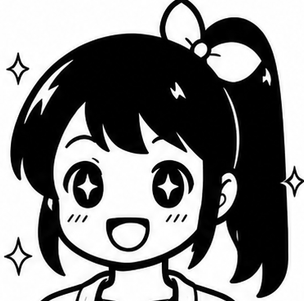
#> input picture art/emotion/excited.png, 304 x 301 px
$ python convert_outfit_predit.py ../../../art/emotion/excited.png
#> lines starting #> are read from the running program, lines starting #| are printed output that depends on the picture
#!/usr/bin/env python3
"""
Aura outfit offline pre-dithering tool  — v2
==================================================
Generates 6 candidate 1-bit outfit atlases from a transparent PNG.

WHY THIS EXISTS
---------------
The current converter stores grayscale pixels; the ESP32 firmware applies
Floyd-Steinberg dithering every render frame.  On a reflective 1-bit LCD the
dense half-tone noise looks muddy — especially pale anime watercolour fills
and thin antialiased outlines.

This tool pre-dithers offline so the stored .bin already contains only
0x00 (black) / 0xFE (white) / 0xFF (transparent).  When the firmware's
existing dither_character_to_graybuf() reads those values the quantisation
error is always 0, making it a no-op.  Zero firmware changes required.

DITHER MODES
------------
1. thresh128        Plain threshold at 128
2. thresh_boost     Gamma-darken (γ=1.6) then threshold — pulls thin lines to black
3. bayer4           4×4 Bayer ordered dither
4. bayer8           8×8 Bayer ordered dither
5. hybrid_soft      Dark ≤80→black, bright ≥200→white, midtones via Bayer-8
6. hybrid_ink       Dark ≤100→black, bright ≥220→white, midtones via Bayer-8
                    (most aggressive line preservation — recommended for anime art)

OUTPUT (per mode)
-----------------
  outfits/<name>_<mode>.bin        firmware-compatible atlas (.bin)
  outfits/preview_<mode>.png       9-pose preview at 1:1 screen pixels
  outfits/preview_<mode>_scene.png  single pose 4 composited on mock scene

Additionally a side-by-side comparison sheet is written:
  outfits/comparison_pose4.png     all 6 modes of pose 4 in one image

BINARY FORMAT (unchanged from current firmware)
------------------------------------------------
  uint32_le width   (= ATLAS_COLS * POSE_W)
  uint32_le height  (= ATLAS_ROWS * POSE_H)
  raw 8-bit pixels  — 0xFF transparent, 0xFE white, 0x00 black

USAGE
-----
  python3 convert_outfit_predit.py <source.png> [--out-dir <dir>] [--pose-w 200] [--pose-h 300]

Default output dir is firmware/esp32/assets/outfits/candidates/.
"""
from __future__ import annotations

import argparse
import struct
from pathlib import Path

import numpy as np
from PIL import Image

# ---------------------------------------------------------------------------
# Atlas / pose constants (match firmware)
# ---------------------------------------------------------------------------
ATLAS_COLS = 3
ATLAS_ROWS = 3
DEFAULT_POSE_W = 200
DEFAULT_POSE_H = 300

# ---------------------------------------------------------------------------
# Bayer matrices (normalised to 0–255 threshold values)
# ---------------------------------------------------------------------------
_BAYER4_RAW = np.array([
    [ 0,  8,  2, 10],
    [12,  4, 14,  6],
    [ 3, 11,  1,  9],
    [15,  7, 13,  5],
], dtype=np.float32)
BAYER4 = (_BAYER4_RAW + 0.5) / 16.0 * 255.0  # 0–255 thresholds

_BAYER8_RAW = np.array([
    [ 0, 32,  8, 40,  2, 34, 10, 42],
    [48, 16, 56, 24, 50, 18, 58, 26],
    [12, 44,  4, 36, 14, 46,  6, 38],
    [60, 28, 52, 20, 62, 30, 54, 22],
    [ 3, 35, 11, 43,  1, 33,  9, 41],
    [51, 19, 59, 27, 49, 17, 57, 25],
    [15, 47,  7, 39, 13, 45,  5, 37],
    [63, 31, 55, 23, 61, 29, 53, 21],
], dtype=np.float32)
BAYER8 = (_BAYER8_RAW + 0.5) / 64.0 * 255.0  # 0–255 thresholds


# ---------------------------------------------------------------------------
# Dithering functions  (input: np.float32 array H×W in [0,255], alpha H×W bool)
# returns:  np.uint8 H×W where 0=black, 254=white, 255=transparent
# ---------------------------------------------------------------------------

def _to_firmware_pixel(bits: np.ndarray, alpha: np.ndarray) -> np.ndarray:
    """
    bits:  bool array (True=black, False=white)
    alpha: bool array (True=visible)
    returns uint8: 0=black, 0xFE=white, 0xFF=transparent
    """
    result = np.full(bits.shape, 0xFF, dtype=np.uint8)
    result[alpha & bits]  = 0x00
    result[alpha & ~bits] = 0xFE
    return result


def dither_thresh128(luma: np.ndarray, alpha: np.ndarray) -> np.ndarray:
    """Plain threshold at 128."""
    return _to_firmware_pixel(luma < 128, alpha)


# [14 lines left out: functions dither_thresh_boost, _bayer_dither, not called in this run]


def dither_bayer4(luma: np.ndarray, alpha: np.ndarray) -> np.ndarray:
    return _bayer_dither(luma, alpha, BAYER4)


def dither_bayer8(luma: np.ndarray, alpha: np.ndarray) -> np.ndarray:
    return _bayer_dither(luma, alpha, BAYER8)


# [19 lines left out: function _hybrid_dither, not called in this run]


def dither_hybrid_soft(luma: np.ndarray, alpha: np.ndarray) -> np.ndarray:
    """black≤80, white≥200, midtones Bayer-8."""
    return _hybrid_dither(luma, alpha, 80.0, 200.0, BAYER8)


def dither_hybrid_ink(luma: np.ndarray, alpha: np.ndarray) -> np.ndarray:
    """black≤100, white≥220, midtones Bayer-8.  Most ink-like for anime art."""
    return _hybrid_dither(luma, alpha, 100.0, 220.0, BAYER8)


MODES: dict[str, callable] = {
    "thresh128":    dither_thresh128,
    "thresh_boost": dither_thresh_boost,
    "bayer4":       dither_bayer4,
    "bayer8":       dither_bayer8,
    "hybrid_soft":  dither_hybrid_soft,
    "hybrid_ink":   dither_hybrid_ink,
}


# ---------------------------------------------------------------------------
# Source art loading helpers
# ---------------------------------------------------------------------------

def load_and_crop(src_path: Path, pose_w: int, pose_h: int):
    """
    Load a 3×3 pose sheet PNG, compute shared crop + scale (same logic as
    convert_outfit_sheet.py so character size stays consistent), return a list
    of 9 (luma_arr, alpha_arr) tuples at (pose_h, pose_w) shape.
    """
#> called with pose_w = 200, pose_h = 300
    src = Image.open(src_path).convert("RGBA")
    cw = src.width  // ATLAS_COLS
#> cw = 101
    ch = src.height // ATLAS_ROWS
#> ch = 100

    # --- shared crop bbox from alpha channel ---
    bboxes = []
    for row in range(ATLAS_ROWS):
        for col in range(ATLAS_COLS):
            cell = src.crop((col * cw, row * ch, (col + 1) * cw, (row + 1) * ch))
            alpha = cell.getchannel("A")
            lo, hi = alpha.getextrema()
            if hi <= 10:
                continue
            mask = alpha.point(lambda v: 255 if v >= 16 else 0)
            bbox = mask.getbbox()
            if bbox:
                bboxes.append(bbox)
#> after the loop, bboxes = [(0, 0, 101, 100), (0, 0, 101, 100), (0, 0, 101, 100), (0, 0, 101, 100), (0, 0, 101, 100), (0, 0, 101, 100), (0, 0, 101, 100), (0, 0, 101, 100), (0, 0, 101, 100)]

    if not bboxes:
        raise ValueError("No visible alpha content found in source PNG")

    # expand 12px each side, clamp to cell bounds
    src_crop = (
        max(0, min(b[0] for b in bboxes) - 12),
        max(0, min(b[1] for b in bboxes) - 12),
        min(cw, max(b[2] for b in bboxes) + 12),
        min(ch, max(b[3] for b in bboxes) + 12),
    )
#> src_crop = (0, 0, 101, 100)
    crop_w = src_crop[2] - src_crop[0]
#> crop_w = 101
    crop_h = src_crop[3] - src_crop[1]
#> crop_h = 100
    scale = min((pose_w - 8) / crop_w, (pose_h - 4) / crop_h)
#> scale = 1.9
    target_w = max(1, int(crop_w * scale + 0.5))
#> target_w = 192
    target_h = max(1, int(crop_h * scale + 0.5))
#> target_h = 190
    print(f"  Shared crop: {src_crop}  →  target cell: {target_w}×{target_h}")
#|   Shared crop: (0, 0, 101, 100)  →  target cell: 192×190

    poses = []
    for row in range(ATLAS_ROWS):
        for col in range(ATLAS_COLS):
            cell = src.crop(
                (col * cw, row * ch, (col + 1) * cw, (row + 1) * ch)
            ).crop(src_crop)

            # scale with LANCZOS for best downsampling quality
            fitted = cell.resize((target_w, target_h), Image.Resampling.LANCZOS)

            # Place bottom-centred in the pose canvas
            canvas_rgba = Image.new("RGBA", (pose_w, pose_h), (255, 255, 255, 0))
            px = (pose_w - target_w) // 2
            py = pose_h - target_h - 2
            canvas_rgba.alpha_composite(fitted, (px, py))

            arr = np.array(canvas_rgba, dtype=np.float32)   # H W 4
            alpha_bool = arr[:, :, 3] >= 16                 # visible pixels
            r, g, b = arr[:, :, 0], arr[:, :, 1], arr[:, :, 2]
            luma = 0.299 * r + 0.587 * g + 0.114 * b       # float32 0-255
            poses.append((luma, alpha_bool))
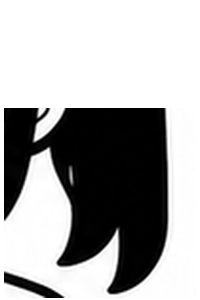
#> canvas_rgba: PIL image 200x300 RGBA; mean R, G, B, A 168.7, 168.7, 168.7, 155; transparent parts drawn white
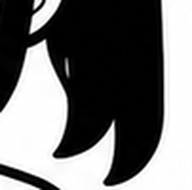
#> fitted: PIL image 192x190 RGBA; mean R, G, B, A 113, 113, 113, 255
#> after the loop, poses = 9 items

    return poses


# ---------------------------------------------------------------------------
# Atlas packing + binary output
# ---------------------------------------------------------------------------

def poses_to_bin(cells: list[np.ndarray], pose_w: int, pose_h: int) -> bytes:
    """
    cells: list of 9 uint8 arrays (pose_h, pose_w) with 0/0xFE/0xFF convention.
    returns bytes in firmware atlas format.
    """
    atlas_w = ATLAS_COLS * pose_w
    atlas_h = ATLAS_ROWS * pose_h
    atlas = np.full((atlas_h, atlas_w), 0xFF, dtype=np.uint8)
    for idx, cell in enumerate(cells):
        row, col = divmod(idx, ATLAS_COLS)
        y0 = row * pose_h
        x0 = col * pose_w
        atlas[y0:y0 + pose_h, x0:x0 + pose_w] = cell
    header = struct.pack("<II", atlas_w, atlas_h)
    return header + atlas.tobytes()


# ---------------------------------------------------------------------------
# Preview generation helpers
# ---------------------------------------------------------------------------

# [82 lines left out: functions cell_to_preview_pil, make_9pose_preview, make_scene_mockup, make_comparison, not called in this run]


# ---------------------------------------------------------------------------
# Main
# ---------------------------------------------------------------------------

def main() -> None:
    parser = argparse.ArgumentParser(
        description="Aura outfit pre-dithering tool — generates 1-bit asset candidates"
    )
    parser.add_argument("src", type=Path, help="Source transparent 3×3 pose sheet PNG")
    parser.add_argument(
        "--out-dir", type=Path,
        default=Path(__file__).parent.parent / "assets" / "outfits" / "candidates",
        help="Output directory (default: assets/outfits/candidates/)"
    )
    parser.add_argument("--pose-w", type=int, default=DEFAULT_POSE_W)
    parser.add_argument("--pose-h", type=int, default=DEFAULT_POSE_H)
    parser.add_argument("--stem", default=None,
                        help="Output file stem (default: source filename without extension)")
    args = parser.parse_args()

    stem = args.stem or args.src.stem
    out_dir: Path = args.out_dir
    out_dir.mkdir(parents=True, exist_ok=True)

    print(f"Loading {args.src} …")
    poses_raw = load_and_crop(args.src, args.pose_w, args.pose_h)
#> poses_raw = 9 items

    comparison_cells: dict[str, np.ndarray] = {}

    for mode_name, dither_fn in MODES.items():
        print(f"\n[{mode_name}]")
        cells = []
        for luma, alpha in poses_raw:
            cells.append(dither_fn(luma, alpha))

        # .bin
        bin_path = out_dir / f"{stem}_{mode_name}.bin"
        bin_data = poses_to_bin(cells, args.pose_w, args.pose_h)
        bin_path.write_bytes(bin_data)
        transparent = sum(1 for b in bin_data[8:] if b == 0xFF)
        black       = sum(1 for b in bin_data[8:] if b == 0x00)
        white       = sum(1 for b in bin_data[8:] if b == 0xFE)
        print(f"  {bin_path}  ({bin_path.stat().st_size // 1024} KB)")
        print(f"  transparent={transparent:,}  black={black:,}  white={white:,}")

        # 9-pose preview
        preview_path = out_dir / f"preview_{mode_name}.png"
        make_9pose_preview(cells, args.pose_w, args.pose_h).save(preview_path)
        print(f"  9-pose preview → {preview_path}")

        # scene mockup for pose 4 (neutral)
        scene_path = out_dir / f"scene_{mode_name}.png"
        make_scene_mockup(cells[4], args.pose_w, args.pose_h).save(scene_path)
        print(f"  scene mockup   → {scene_path}")

        comparison_cells[mode_name] = cells[4]

    # comparison strip
    comp_path = out_dir / "comparison_pose4.png"
    make_comparison(comparison_cells, args.pose_w, args.pose_h).save(comp_path)
    print(f"\nComparison strip → {comp_path}")
    print("\nDone.  Candidates ready for evaluation.")
    print("Recommended first-try: hybrid_ink")


if __name__ == "__main__":
#> (the run stopped early here; a loop or call above may not have finished)
